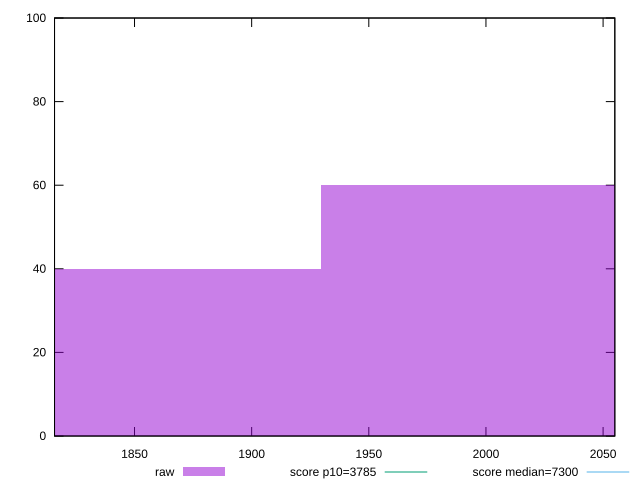

Write the gnuplot code that produced this figure.
reset

$raw <<EOF
2058.1923570372287 60
1800.918312407575 40
EOF

set key outside below
set boxwidth 257.2740446296536
set xrange [1815.857:2055.00835]
set yrange [0:100]
set trange [0:100]
set style fill transparent solid 0.5 noborder

set parametric
set terminal svg size 640, 490 enhanced background rgb 'white'
set output "reprap/interactive/samples/pages+cached+noadtech/raw/histogram.svg"

plot $raw title "raw" with boxes, \
     3785,t title "score p10=3785", \
     7300,t title "score median=7300"

reset
